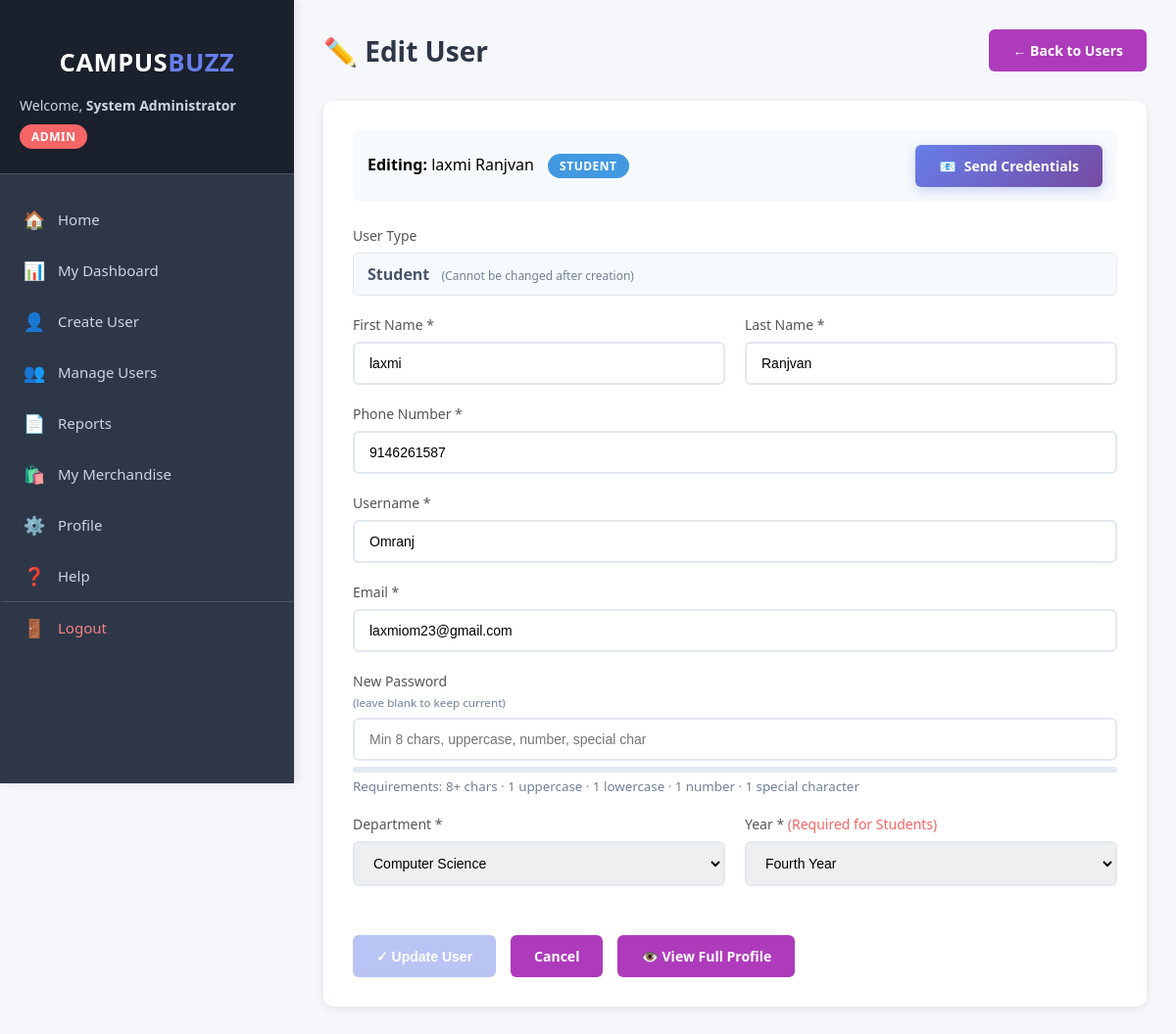
Page /admin/edit_user.php?id=31 (signed in) on the committed database.
### tables this page shows
CREATE TABLE `users` (
  `id` int(11) NOT NULL,
  `username` varchar(50) NOT NULL,
  `email` varchar(100) NOT NULL,
  `phone` varchar(20) DEFAULT NULL,
  `password` varchar(255) NOT NULL,
  `role` enum('admin','organizer','student') NOT NULL,
  `full_name` varchar(100) DEFAULT NULL,
  `department` varchar(100) DEFAULT NULL,
  `year` varchar(20) DEFAULT NULL,
  `bio` text DEFAULT NULL,
  `address` text DEFAULT NULL,
  `profile_image` varchar(255) DEFAULT NULL,
  `created_at` timestamp NOT NULL DEFAULT current_timestamp(),
  `created_by` int(11) DEFAULT NULL
);

### admin/edit_user.php (the view, shortened to what this page needs)
<?php
require_once '../config/database.php';
$user_id = intval($_GET['id']);
$stmt = mysqli_prepare($conn, "SELECT * FROM users WHERE id = ? AND role != 'admin'");
mysqli_stmt_bind_param($stmt, "i", $user_id);
mysqli_stmt_execute($stmt);
$user_result = mysqli_stmt_get_result($stmt);
$user = mysqli_fetch_assoc($user_result);
$name_parts      = explode(' ', $user['full_name'], 2);
$user_first_name = $name_parts[0] ?? '';
$user_last_name  = $name_parts[1] ?? '';
?>
<!DOCTYPE html>
<html lang="en">
<head>
    <link rel="stylesheet" href="../assets/css/style.css">
</head>
<body>
    <div class="dashboard-container">
        <?php include '../includes/sidebar.php'; ?>
        <main class="main-content">
            <div class="content-header">
                <h1>✏️ Edit User</h1>
                <a href="manage_users.php" class="btn btn-secondary">← Back to Users</a>
            </div>
            <div style="background:white;padding:30px;border-radius:10px;box-shadow:0 2px 10px rgba(0,0,0,0.08);">
                <div style="background:#f7fafc;padding:15px;border-radius:8px;margin-bottom:25px;display:flex;justify-content:space-between;align-items:center;">
                    <div>
                        <strong>Editing:</strong> <?php echo htmlspecialchars($user['full_name']); ?>
                        <span class="role-badge role-<?php echo $user['role']; ?>" style="margin-left:10px;">
                            <?php echo ucfirst($user['role']); ?>
                        </span>
                    </div>
                    <a href="send_email.php?user_id=<?php echo $user_id; ?>"
                       class="btn btn-primary"
                       style="display:inline-flex;align-items:center;gap:8px;background:linear-gradient(135deg,#667eea 0%,#764ba2 100%);border:none;box-shadow:0 4px 12px rgba(102,126,234,0.3);">
                        <span>📧</span> Send Credentials
                    </a>
                </div>
                <form method="POST" action="" id="editUserForm" novalidate>
                    <div class="form-group">
                        <label>User Type</label>
                        <div style="padding:10px 14px;background:#f7fafc;border:1px solid #e2e8f0;border-radius:6px;color:#4a5568;font-weight:600;">
                            <?php echo ucfirst($user['role']); ?>
                            <span style="font-size:12px;color:#718096;font-weight:400;margin-left:8px;">(Cannot be changed after creation)</span>
                        </div>
                    </div>
                    <div style="display:grid;grid-template-columns:1fr 1fr;gap:20px;">
                        <div class="form-group">
                            <label>First Name *</label>
                            <input type="text" name="first_name" id="firstName" required
                                   placeholder="Enter first name"
                                   value="<?php echo htmlspecialchars($user_first_name); ?>">
                        </div>
                        <div class="form-group">
                            <label>Last Name *</label>
                            <input type="text" name="last_name" id="lastName" required
                                   placeholder="Enter last name"
                                   value="<?php echo htmlspecialchars($user_last_name); ?>">
                        </div>
                    </div>
                    <div class="form-group">
                        <label>Phone Number *</label>
                        <input type="tel" name="phone" id="phone" maxlength="10" required
                               placeholder="9876543210"
                               value="<?php echo htmlspecialchars($user['phone'] ?? ''); ?>">
                    </div>
                    <div class="form-group">
                        <label>Username *</label>
                        <input type="text" name="username" id="username" required
                               value="<?php echo htmlspecialchars($user['username']); ?>">
                    </div>
                    <div class="form-group">
                        <label>Email *</label>
                        <input type="email" name="email" id="email" required
                               value="<?php echo htmlspecialchars($user['email']); ?>">
                    </div>
                    <div class="form-group">
                        <label>New Password <small style="color:#718096;">(leave blank to keep current)</small></label>
                        <input type="password" name="new_password" id="newPassword"
                               placeholder="Min 8 chars, uppercase, number, special char"
                               autocomplete="new-password">
                        <div class="strength-bar-wrap"><div class="strength-bar" id="strengthBar"></div></div>
                        <small style="color:#718096;">
                            Requirements: 8+ chars · 1 uppercase · 1 lowercase · 1 number · 1 special character
                        </small>
                    </div>
                    <div style="display:grid;grid-template-columns:1fr 1fr;gap:20px;">
                        <div class="form-group">
                            <label>Department *</label>
                            <select name="department" id="department" required>
                                <?php
                                $depts = ['Computer Science','Information Technology','Electronics','Mechanical','Civil','Electrical','Business Administration','Other'];
                                foreach($depts as $d):
                                    $sel = ($user['department'] == $d) ? 'selected' : '';
                                ?>
                                <option value="<?php echo $d; ?>" <?php echo $sel; ?>><?php echo $d; ?></option>
                                <?php endforeach; ?>
                            </select>
                        </div>
                        <?php if($user['role'] == 'student'): ?>
                        <div class="form-group">
                            <label>Year * <span style="color:#f56565;">(Required for Students)</span></label>
                            <select name="year" id="year" required>
                                <?php
                                $years = ['First Year','Second Year','Third Year','Fourth Year','Graduate'];
                                foreach($years as $y):
                                    $sel = ($user['year'] == $y) ? 'selected' : '';
                                ?>
                                <option value="<?php echo $y; ?>" <?php echo $sel; ?>><?php echo $y; ?></option>
                                <?php endforeach; ?>
                            </select>
                        </div>
                        <?php else: ?>
                        <input type="hidden" name="year" value="">
                        <?php endif; ?>
                    </div>
                    <div style="display:flex;gap:15px;margin-top:30px;">
                        <button type="submit" name="update_user" id="updateBtn" class="btn btn-primary" disabled>✓ Update User</button>
                        <a href="manage_users.php" class="btn btn-secondary">Cancel</a>
                        <a href="view_user.php?id=<?php echo $user_id; ?>" class="btn btn-secondary">👁️ View Full Profile</a>
                    </div>
                </form>
            </div>
        </main>
    </div>
</body>
</html>

### assets/css/style.css (style rules this page uses)
* { margin: 0; padding: 0; box-sizing: border-box; }
body { font-family: 'Segoe UI', Tahoma, Geneva, Verdana, sans-serif; background: #f5f7fa; }
.form-group { margin-bottom: 20px; }
.form-group label { display: block; margin-bottom: 8px; color: #555; font-weight: 500; font-size: 14px; }
.form-group input, .form-group select, .form-group textarea { width: 100%; padding: 12px 15px; border: 2px solid #e2e8f0; border-radius: 6px; font-size: 14px; transition: border-color 0.3s; }
.btn { padding: 12px 24px; border: none; border-radius: 6px; cursor: pointer; font-size: 14px; font-weight: 600; transition: all 0.3s; text-decoration: none; display: inline-block; }
.btn-primary { background: #667eea; color: white; }
.btn-secondary { background: #ae3bbb; color: white; }
.dashboard-container { display: flex; min-height: 100vh; }
.role-badge { display: inline-block; padding: 4px 12px; border-radius: 20px; font-size: 12px; font-weight: 600; text-transform: uppercase; letter-spacing: 0.5px; }
.role-student { background: #4299e1; color: white; }
.main-content { margin-left: 0; width: 100%; padding: 30px; padding-top: 80px; background: #f5f7fa; min-height: 100vh; transition: all 0.3s ease; }
.content-header { display: flex; justify-content: space-between; align-items: center; margin-bottom: 30px; flex-wrap: wrap; gap: 20px; }
.content-header h1 { color: #2d3748; font-size: 28px; }
.form-group small { display: block; margin-top: 5px; }
@media (min-width: 1200px) { .main-content { margin-left: 300px; width: calc(100% - 300px); padding-top: 30px; } }

### admin/edit_user.php (style rules this page uses)
.strength-bar-wrap { height:6px; background:#e2e8f0; border-radius:4px; margin-top:6px; }
.btn-primary:disabled { opacity:0.45; cursor:not-allowed; pointer-events:none; }

### rows in the picture
users: full_name "laxmi Ranjvan", role "STUDENT", role "Student", first_name "laxmi", last_name "Ranjvan", phone "9146261587", username "Omranj", email "laxmiom23@gmail.com"

### other values in the picture
$_SESSION['full_name'] "System Administrator"
$_SESSION['role'] "ADMIN"
form field department "Computer Science"
form field year "Fourth Year"
